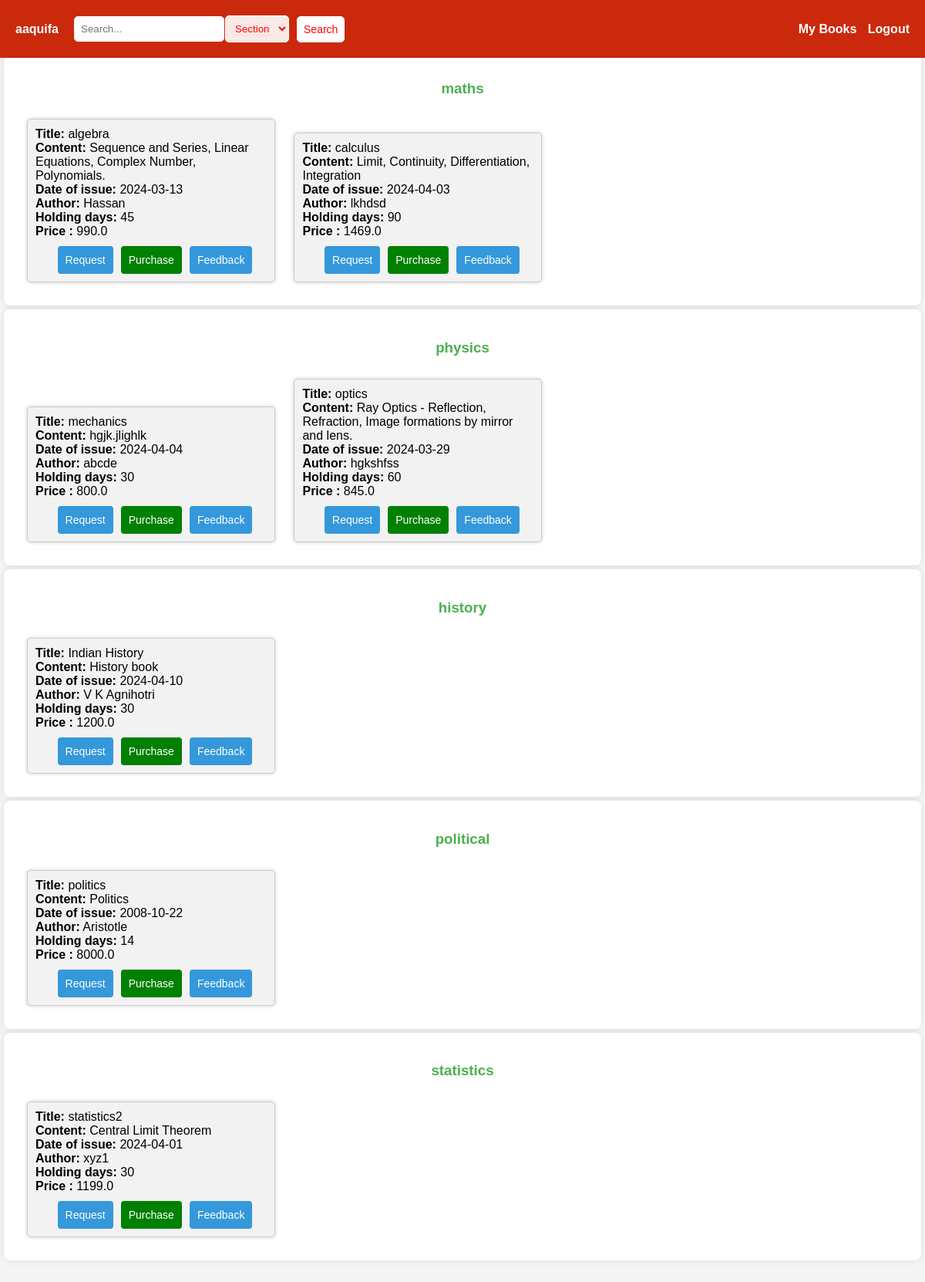
/user-dashboard (signed in), run on the app's committed database.
### application/models.py (models this page shows)
class Section(db.Model):
    section_id = db.Column(db.Integer, primary_key=True)
    name = db.Column(db.String(100), nullable=False)
    date_created = db.Column(db.DateTime, nullable=False, default=datetime.now().date())
    description = db.Column(db.Text)

class Book(db.Model):
    book_id = db.Column(db.Integer, primary_key=True)
    section_id = db.Column(db.Integer, db.ForeignKey('section.section_id'), nullable=False)
    name = db.Column(db.String(200), nullable=False)
    content = db.Column(db.Text, nullable=False)
    author = db.Column(db.String(200), nullable=False)
    date_issued = db.Column(db.Date)
    return_date = db.Column(db.Integer)
    price = db.Column(db.Float, nullable=False)
    section = db.relationship('Section', backref=db.backref('books', lazy=True))

### application/views_user.py (the view)
@app.route('/user-dashboard')
def user_dashboard():
    sections = Section.query.all()
    return render_template('dashboard-user.html',sections=sections)

### templates/dashboard-user.html (shortened to what this page needs)
{% extends 'base.html' %}
{% block search %}
<form action="/search" method="post" style="margin-right: 20px; display: flex; align-items: center;">
    <input type="search" name="search" placeholder="Search...">
    <select class="selectnav" name="searchType">
        <option value="Section">Section</option>
    </select>
    <button type="submit" style="padding: 8px; background-color: white; color: red; border: 1px solid white; border-radius: 5px; cursor: pointer;" onmouseover="this.style.backgroundColor='#fff'" onmouseout="this.style.backgroundColor='white'">Search</button>
</form>
{% endblock %}
{% block body %}
    {% for section in sections %}
        <section>
            <h3 style="text-align: center;">{{ section.name }}</h3>
            {% if section.books %}
                <div style="width: 350px;background-color: beige;display: inline;">
                    <ul>
                        {% for book in section.books %}
                            <div class="catbox" style="width: 300px;">
                            <li>
                                <strong>Title:</strong> {{ book.name }}<br>
                                <strong>Content:</strong> {{ book.content }}<br>
                                <strong>Date of issue:</strong> {{ book.date_issued }}<br>
                                <strong>Author:</strong> {{ book.author }}<br>
                                <strong>Holding days:</strong> {{ book.return_date }}<br>
                                <strong>Price : </strong>{{book.price}}
                            </li>
                            <div class="updateDeleteButton">
                                <form style="margin-left: 10px;" action="/request" method="post">
                                    <button type="submit">Request</button>
                                </form>
                                <form style="margin-left: 10px;" action="/purchase" method="post">
                                    <button style="background-color: green;" type="submit">Purchase</button>
                                </form>
                                <form style="margin-left: 10px;" action="/feedback" method="post">
                                    <button type="submit">Feedback</button>
                                </form>
                            </div>
                            </div>
                        {% endfor %}
                    </ul>
                </div>
            {% else %}
                <p>No events at this location</p>
            {% endif %}
        </section>
    {% endfor %}
{% endblock %}

### static/style.css (style rules this page uses)
body { font-family: Arial, sans-serif; background-color: #f4f4f4; margin: 0; padding: 0; }
button { background-color: #3498db; color: #fff; padding: 10px; border: none; border-radius: 4px; font-size:14px; cursor: pointer; transition: background-color 0.3s ease; }
.updateDeleteButton { display: flex; justify-content: center; margin-top: 10px; }

### templates/dashboard-user.html (style rules this page uses)
section { background-color: #fff; border-radius: 8px; box-shadow: 0 0 10px rgba(0, 0, 0, 0.1); margin-bottom: 20px; padding: 20px; margin: 5px; }
h3 { color: #4caf50; }
ul { list-style: none; padding: 0; margin: 0; }
li { margin-bottom: 8px; }
.catbox { background-color: #f2f2f2; border: 1px solid #ccc; border-radius: 5px; padding: 10px; margin: 10px; box-shadow: 0 0 5px rgba(0, 0, 0, 0.2); width: 100%; display: inline-block; }

### templates/base.html (style rules this page uses)
input[type="search"] { padding: 8px; border: 1px solid white; border-radius: 5px; margin-right: 1px; }
.selectnav { padding: 8px; border: 1px solid white; border-radius: 5px; margin-right: 10px; background-color: rgba(255, 255, 255, 0.897); color: red; }

### data on the page
Section: name "maths"
Book: name "algebra", content "Sequence and Series, Linear Equations, Complex Number, Polynomials.", date_issued "2024-03-13", author "Hassan", return_date "45", price "990.0"
Book: name "calculus", content "Limit, Continuity, Differentiation, Integration", date_issued "2024-04-03", author "lkhdsd", return_date "90", price "1469.0"
Section: name "physics"
Book: name "mechanics", content "hgjk.jlighlk", date_issued "2024-04-04", author "abcde", return_date "30", price "800.0"
Book: name "optics", content "Ray Optics - Reflection, Refraction, Image formations by mirror and lens.", date_issued "2024-03-29", author "hgkshfss", return_date "60", price "845.0"
Section: name "history"
Book: name "Indian History", content "History book", date_issued "2024-04-10", author "V K Agnihotri", return_date "30", price "1200.0"
Section: name "political"
Book: name "politics", content "Politics", date_issued "2008-10-22", author "Aristotle", return_date "14", price "8000.0"
Section: name "statistics"
Book: name "statistics2", content "Central Limit Theorem", date_issued "2024-04-01", author "xyz1", return_date "30", price "1199.0"

### other printed values
{{ session["name"] }} "aaquifa"
